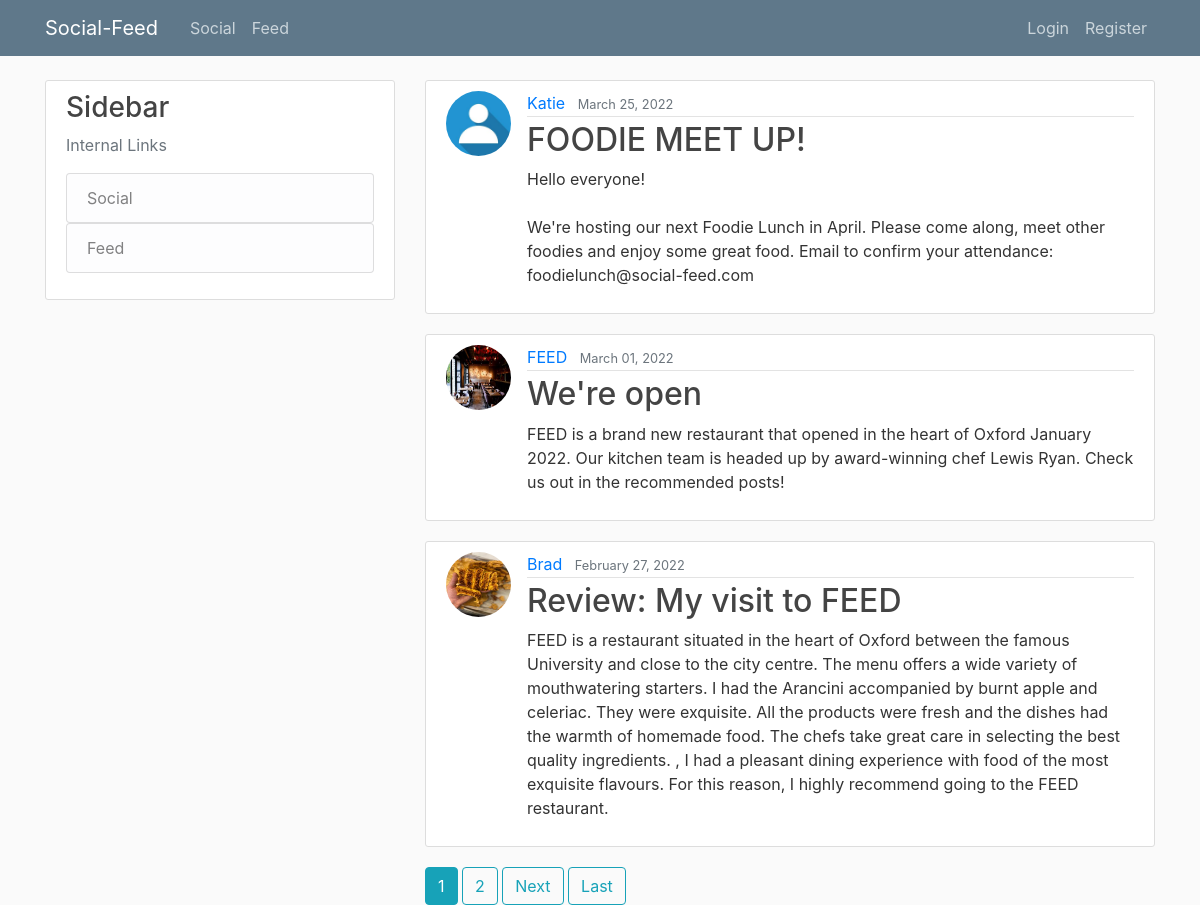
The page / on the database its author committed.
### feed/models.py (models this page shows, shortened)
class Post(models.Model):
    title = models.CharField(max_length=100)
    content = models.TextField(max_length=4000)
    date_posted = models.DateTimeField(default=timezone.now)
    author = models.ForeignKey(User, on_delete=models.CASCADE)

### users/models.py (models this page shows, shortened)
class Profile(models.Model):
    user = models.OneToOneField(User, on_delete=models.CASCADE)
    image = models.ImageField(default="default.jpeg", upload_to="profile_pics")

### feed/views.py (the view)
# urls.py: path("", PostListView.as_view(), name="feed-home"),
class PostListView(ListView):
    model = Post
    template_name = "feed/home.html"
    context_object_name = "posts"
    ordering = ["-date_posted"]
    paginate_by = 3

### feed/templates/feed/home.html (shortened to what this page needs)
{% extends "feed/base.html" %}
{% block content %}
    {% for post in posts %}
        <article class="media content-section">
          <img class="rounded-circle article-img" src="{{ post.author.profile.image.url }}">
          <div class="media-body">
            <div class="article-metadata">
              <a class="mr-2" href="#">{{ post.author }}</a>
              <small class="text-muted">{{ post.date_posted|date:"F d, Y" }}</small>
            </div>
            <h2><a class="article-title" href="{% url 'post-detail' post.id %}">{{ post.title }}</a></h2>
            <p class="article-content">{{ post.content }}</p>
          </div>
        </article>
    {% endfor %}
    {% if is_paginated %}
        {% for num in page_obj.paginator.page_range %}
          {% if page_obj.number == num %}
            <a class="btn btn-info" href="?page={{num}}">{{num}}</a>
          {% elif num > page_obj.number|add:'-3' and num < page_obj.number|add:'3' %}
            <a class="btn btn-outline-info" href="?page={{num}}">{{num}}</a>
          {% endif %}
        {% endfor %}
      {% if page_obj.has_next %}
        <a class="btn btn-outline-info" href="?page={{page_obj.next_page_number}}">Next</a>
        <a class="btn btn-outline-info" href="?page={{page_obj.paginator.num_pages}}">Last</a>
      {% endif %}
    {% endif %}
{% endblock content %}

### feed/templates/feed/base.html (shortened to what this page needs)
{% load static %}
<!DOCTYPE html>
<html lang="en">
<head>
    <link rel="stylesheet" href="https://maxcdn.bootstrapcdn.com/bootstrap/4.0.0/css/bootstrap.min.css">
    <link rel="stylesheet" href="{% static 'feed/main.css' %}">
</head>
<body>
    <header class="site-header">
        <nav class="navbar navbar-expand-md navbar-dark bg-steel fixed-top">
        <div class="container">
            <a class="navbar-brand mr-4" href="/">Social-Feed</a>
            <div class="collapse navbar-collapse" id="navbarToggle">
            <div class="navbar-nav mr-auto">
                <a class="nav-item nav-link" href="{% url 'feed-home' %}">Social</a>
                <a class="nav-item nav-link" href="{% url 'feed' %}">Feed</a>
            </div>
            <div class="navbar-nav">
                {% if user.is_authenticated %}
                    <a class="nav-item nav-link" href="{% url 'post-create' %}">Post</a>
                    <a class="nav-item nav-link" href="{% url 'profile' %}">{{user.username}}</a>
                    <a class="nav-item nav-link" href="{% url 'logout' %}">Logout</a>
                {% else %}
                    <a class="nav-item nav-link" href="{% url 'login' %}">Login</a>
                    <a class="nav-item nav-link" href="{% url 'register' %}">Register</a>
                {% endif %}
            </div>
            </div>
        </div>
        </nav>
    </header>
    <main role="main" class="container">
        <div class="row">
            <div class="col-md-4">
                <div class="content-section">
                <h3>Sidebar</h3>
                <p class='text-muted'>Internal Links
                    <ul class="list-group">
                    <a href="{% url 'feed-home' %}"> <li class="list-group-item list-group-item-light">Social</li> </a>
                    <a href="{% url 'feed' %}"> <li class="list-group-item list-group-item-light">Feed</li> </a>
                    </ul>
                </p>
                </div>
            </div>
            <div class="col-md-8">
                {% block content %}{% endblock %}
            </div>
        </div>
  </main>
</body>
</html>

### feed/static/feed/main.css (style rules this page uses)
body { background: #fafafa; color: #333333; margin-top: 5rem; }
h1, h2, h3, h4, h5, h6 { color: #444444; }
ul { margin: 0; }
.bg-steel { background-color: #5f788a; }
.site-header .navbar-nav .nav-link { color: #cbd5db; }
.content-section { background: #ffffff; padding: 10px 20px; border: 1px solid #dddddd; border-radius: 3px; margin-bottom: 20px; }
.article-title { color: #444444; }
.article-content { white-space: pre-line; }
.article-img { height: 65px; width: 65px; margin-right: 16px; }
.article-metadata { padding-bottom: 1px; margin-bottom: 4px; border-bottom: 1px solid #e3e3e3 }

### rows shown on the page
Post: author.profile.image (placeholder picture), author "Katie", date_posted "March 25, 2022", title "FOODIE MEET UP!", content "Hello everyone! We're hosting our next Foodie Lunch in April. Please come along, meet other foodies and enjoy some great food. Email to confirm your attendance: foodielunch@social-feed.com"
Post: author.profile.image (picture), author "FEED", date_posted "March 01, 2022", title "We're open", content "FEED is a brand new restaurant that opened in the heart of Oxford January 2022. Our kitchen team is headed up by award-winning chef Lewis Ryan. Check us out in the recommended posts!"
Post: author.profile.image (picture), author "Brad", date_posted "February 27, 2022", title "Review: My visit to FEED", content "FEED is a restaurant situated in the heart of Oxford between the famous University and close to the city centre. The menu offers a wide variety of mouthwatering starters. I had the Arancini accompanied by burnt apple and celeriac. They were exquisite. All the products were fresh and the dishes had the warmth of homemade food. The chefs take great care in selecting the best quality ingredients. , I had a pleasant dining experience with food of the most exquisite flavours. For this reason, I highly recommend going to the FEED restaurant."

### other values the page prints
{{ num }} "1"
{{ num }} "2"
